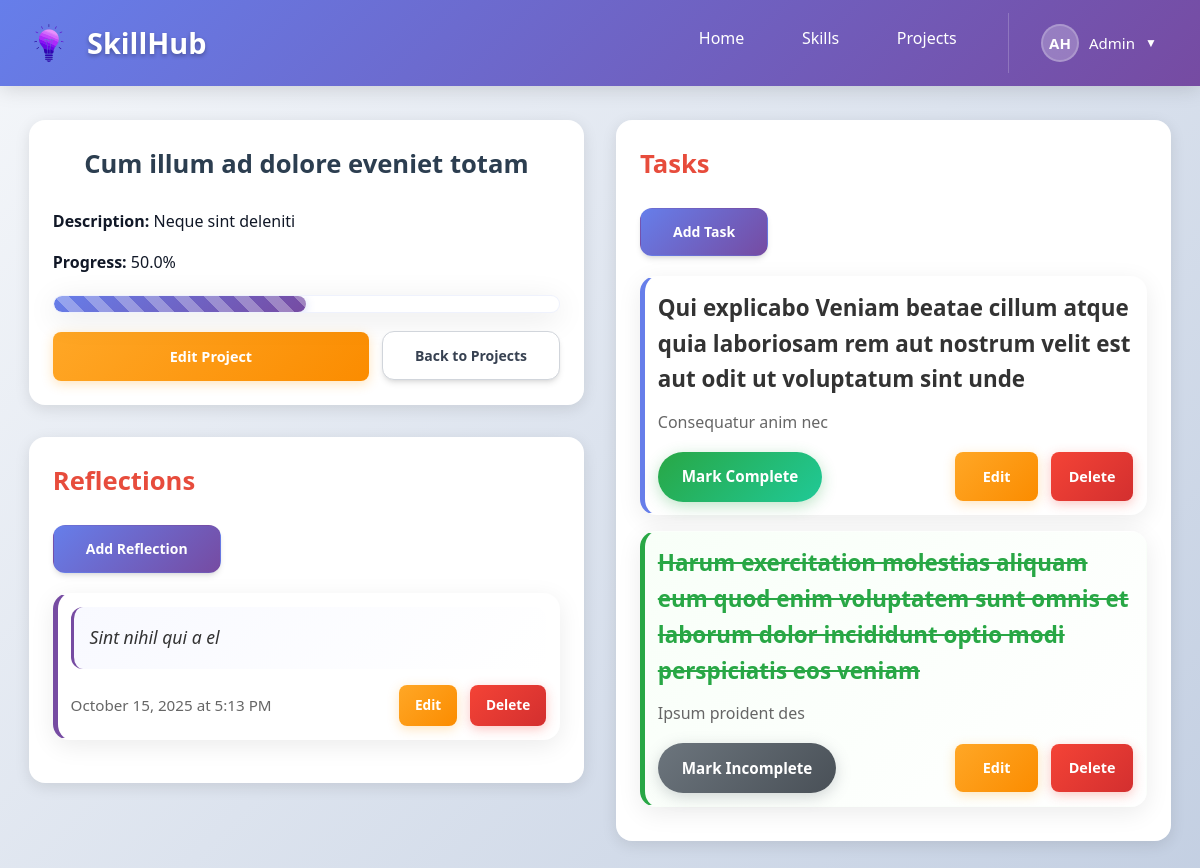
Screenshot of /projects/1/ (signed in) with the database file from the repository.
### main_app/models.py (models this page shows, shortened)
class Project(models.Model):
      title = models.CharField(max_length=255)
      description = models.TextField(blank=True, null=True)
      progress = models.FloatField(default=0.0)
      user = models.ForeignKey(User, on_delete=models.CASCADE)
      def calculate_progress(self):
        tasks = self.task_set.all()
        if tasks.count() == 0:
            return 0.0
        completed_tasks = tasks.filter(is_completed=True).count()
        return round((completed_tasks / tasks.count()) * 100, 1)
      def save(self, *args, **kwargs):
        update_progress = kwargs.pop('update_progress', False)
        if not update_progress:
          super().save(*args, **kwargs)
          self.progress = self.calculate_progress()
          super().save(update_fields=['progress'])
        else:
          super().save(*args, **kwargs)

class Reflection(models.Model):
      content = models.TextField()
      date = models.DateTimeField(auto_now_add=True)
      skill = models.ForeignKey(Skill, on_delete=models.CASCADE, null=True, blank=True)
      project = models.ForeignKey(Project, on_delete=models.CASCADE, null=True, blank=True)

class Task(models.Model):
      title = models.CharField(max_length=255)
      description = models.TextField(blank=True, null=True)
      is_completed = models.BooleanField(default=False)
      skill = models.ForeignKey(Skill, on_delete=models.CASCADE, null=True, blank=True)
      project = models.ForeignKey(Project, on_delete=models.CASCADE, null=True, blank=True)

### main_app/views.py (the view)
# urls.py: path('projects/<int:project_id>/', views.project_detail, name='project_detail'),
def project_detail(request, project_id):
      if request.user.is_authenticated:
          project = get_object_or_404(Project, id=project_id, user=request.user)
          project.save()
          tasks = Task.objects.filter(project=project)
          reflections = Reflection.objects.filter(project=project).order_by('-date')
          return render(request, 'main_app/project_detail.html', {'project': project, 'tasks': tasks, 'reflections': reflections})
      else:
          return redirect('main_app:login')

### main_app/templates/main_app/project_detail.html
{% extends 'main_app/base.html' %}
{% block content %}
<div class="detail-container">
    <div class="detail-layout">
        <div class="detail-left">
            <div class="detail-info">
                <h3>{{ project.title }}</h3>
                <p><strong>Description:</strong> {{ project.description }}</p>
                <p><strong>Progress:</strong> {{ project.progress }}%</p>
                <div class="progress-bar">
                    <div class="progress-fill" style="width: {{ project.progress }}%"></div>
                </div>
                <div class="project-actions">
                    <a href="{% url 'main_app:project_edit' project.id %}" class="btn-edit">Edit Project</a>
                    <a href="{% url 'main_app:projects_list' %}" class="btn-secondary">Back to Projects</a>
                </div>
            </div>
            <div class="detail-reflections">
                <h3>Reflections</h3>
                <a href="{% url 'main_app:reflection_create_for_project' project.id %}" class="btn-primary">Add Reflection</a>
                {% if reflections %}
                    <div class="reflections-list">
                    {% for reflection in reflections %}
                        <div class="reflection-item">
                            <div class="reflection-content">
                                <p>{{ reflection.content }}</p>
                            </div>
                            <div class="reflection-date">
                                <small>{{ reflection.date|date:"F j, Y \a\t g:i A" }}</small>
                                <div class="reflection-actions">
                                    <a href="{% url 'main_app:reflection_edit' reflection.id %}" class="btn-edit">Edit</a>
                                    <a href="{% url 'main_app:reflection_delete' reflection.id %}" class="btn-delete">Delete</a>
                                </div>
                            </div>
                        </div>
                    {% endfor %}
                    </div>
                {% else %}
                    <div class="empty-state">
                        <p>No reflections added yet. Add a reflection to capture your learning insights!</p>
                    </div>
                {% endif %}
            </div>
        </div>
        <div class="detail-right">
            <div class="detail-tasks">
                <h3>Tasks</h3>
                <a href="{% url 'main_app:task_create_for_project' project.id %}" class="btn-primary">Add Task</a>
                {% if tasks %}
                    <ul class="task-list">
                    {% for task in tasks %}
                        <li class="task-item {% if task.is_completed %}completed{% endif %}">
                            <div class="task-content">
                                <h4>{{ task.title }}</h4>
                                <p>{{ task.description }}</p>
                            </div>
                            <div class="task-actions">
                                <div class="task-toggle-action">
                                    <a href="{% url 'main_app:task_toggle' task.id %}" class="btn-toggle">
                                        {% if task.is_completed %}Mark Incomplete{% else %}Mark Complete{% endif %}
                                    </a>
                                </div>
                                <div class="task-edit-actions">
                                    <a href="{% url 'main_app:task_edit' task.id %}" class="btn-edit">Edit</a>
                                    <a href="{% url 'main_app:task_delete' task.id %}" class="btn-delete">Delete</a>
                                </div>
                            </div>
                        </li>
                    {% endfor %}
                    </ul>
                {% else %}
                    <div class="empty-state">
                        <p>No tasks added yet. Create your first task to start tracking progress!</p>
                    </div>
                {% endif %}
            </div>
        </div>
    </div>
</div>
{% endblock %}

### main_app/templates/main_app/base.html (shortened to what this page needs)
{% load static %}
<!DOCTYPE html>
  <html lang="en">
  <head>
      <link rel="stylesheet" href="{% static 'css/base.css' %}">
  </head>
  <body>
      <nav>
          <a href="{% url 'main_app:home' %}" class="nav-brand">
            <img src="{% static 'images/logo.png' %}" alt="SkillHub" class="logo">
            <h1>SkillHub</h1>
          </a>
          <div class="nav-menu" id="navMenu">
              <ul>
                    <li><a href="/" class="nav-link">Home</a></li>
                    {%if user.is_authenticated %}
                        <li><a href="{% url 'main_app:skills_list' %}" class="nav-link">Skills</a></li>
                        <li><a href="{% url 'main_app:projects_list' %}" class="nav-link">Projects</a></li>
                        <li class="profile-dropdown">
                            <div class="profile-trigger">
                                <div class="profile-avatar">
                                    {% if user.first_name %}
                                        {{ user.first_name.0 }}{{ user.last_name.0 }}
                                    {% else %}
                                        {{ user.username.0 }}
                                    {% endif %}
                                </div>
                                <span class="profile-name">
                                    {% if user.first_name %}
                                        {{ user.first_name }}
                                    {% else %}
                                        {{ user.username }}
                                    {% endif %}
                                </span>
                                <span class="dropdown-arrow">▼</span>
                            </div>
                        </li>
                    {% else %}
                        <li><a href="{% url 'main_app:login' %}" class="nav-link">Login</a></li>
                        <li><a href="{% url 'main_app:signup' %}" class="nav-link">Sign Up</a></li>
                    {% endif %}
              </ul>
          </div>
      </nav>
      <main>
          {% block content %}
          {% endblock %}
      </main>
  </body>
  </html>

### rows the page displays
Project: title "Cum illum ad dolore eveniet totam", description "Neque sint deleniti", progress "50.0"
Reflection: content "Sint nihil qui a el", date "October 15, 2025 at 5:13 PM"
Task: title "Qui explicabo Veniam beatae cillum atque quia laboriosam rem aut nostrum velit est aut odit ut voluptatum sint unde", description "Consequatur anim nec", is_completed "Mark Complete"
Task: title "Harum exercitation molestias aliquam eum quod enim voluptatem sunt omnis et laborum dolor incididunt optio modi perspiciatis eos veniam", description "Ipsum proident des", is_completed "Mark Incomplete"

### other values shown
{{ user.first_name.0 }} "A"
{{ user.last_name.0 }} "H"
{{ user.first_name }} "Admin"
